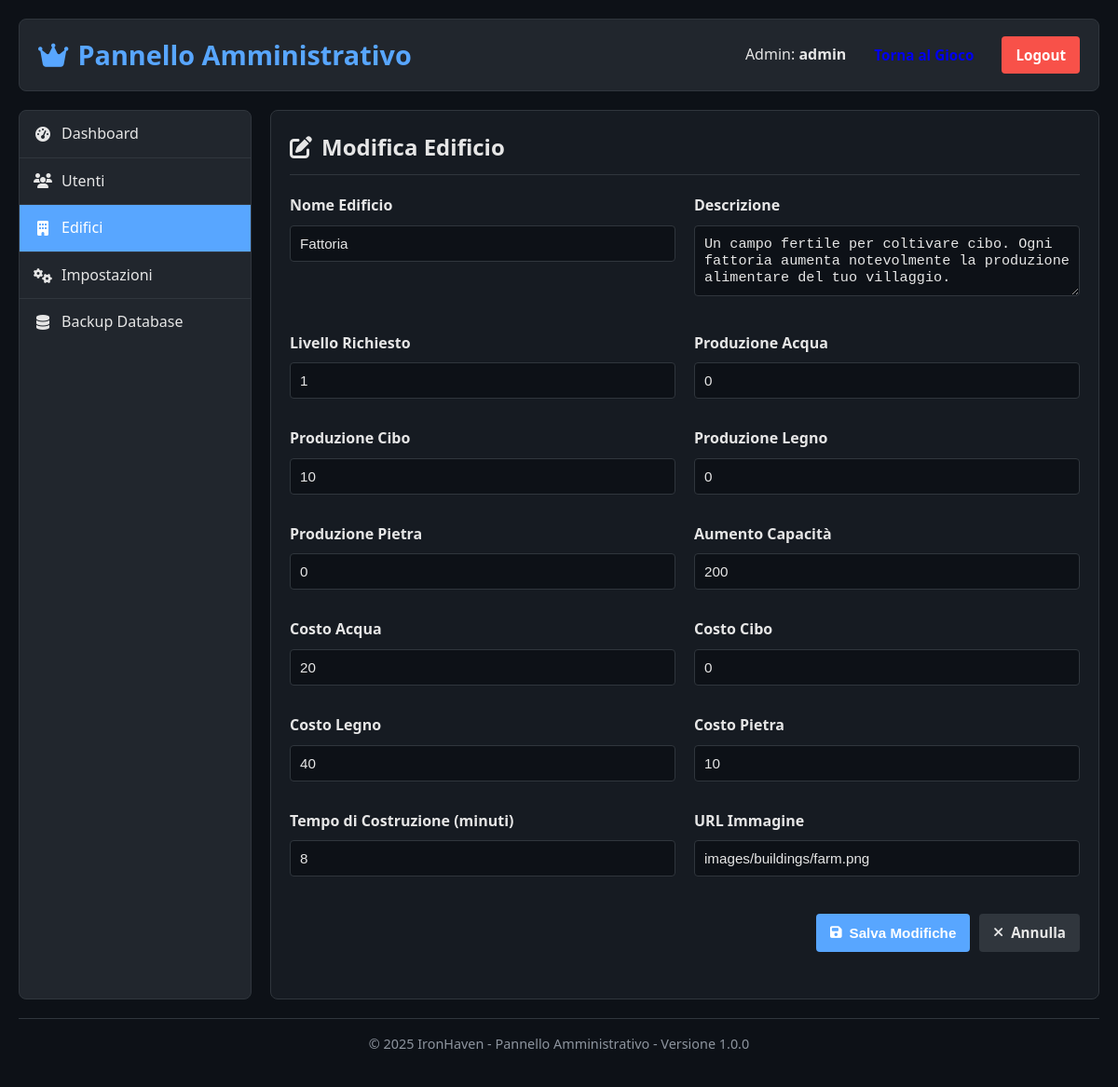
/admin.php?action=edit_building&id=2 (signed in), run on the app's committed database.
### tables this page shows
CREATE TABLE building_types (
    building_type_id INT AUTO_INCREMENT PRIMARY KEY,
    name VARCHAR(50) NOT NULL,
    description TEXT,
    level_required INT DEFAULT 1,
    water_production INT DEFAULT 0,
    food_production INT DEFAULT 0,
    wood_production INT DEFAULT 0,
    stone_production INT DEFAULT 0,
    capacity_increase INT DEFAULT 0,
    water_cost INT DEFAULT 0,
    food_cost INT DEFAULT 0,
    wood_cost INT DEFAULT 0,
    stone_cost INT DEFAULT 0,
    build_time_minutes INT DEFAULT 10,
    upgrade_cost_multiplier FLOAT DEFAULT 1.5,
    max_level INT DEFAULT 5,
    image_url VARCHAR(255)
);

### admin.php (the view, shortened to what this page needs)
<?php
$username = $_SESSION['username'] ?? null;
$action = $_GET['action'] ?? 'dashboard';
$stats = [];
$building_to_edit = null;
switch ($action) {
    case 'edit_building':
        if (isset($_GET['id']) && is_numeric($_GET['id'])) {
            $building_id = (int) $_GET['id'];
            try {
                $pdo = db_connect();
                $stmt = $pdo->prepare('SELECT * FROM building_types WHERE building_type_id = ?');
                $stmt->execute([$building_id]);
                $building_to_edit = $stmt->fetch(PDO::FETCH_ASSOC);
            } catch (PDOException $e) {
                $error = "Errore nel recupero dei dati dell'edificio: " . $e->getMessage();
            }
        }
        break;
}
?>
<!DOCTYPE html>
<html lang="it">
<head>
    <link rel="stylesheet" href="https://cdnjs.cloudflare.com/ajax/libs/font-awesome/6.5.1/css/all.min.css">
    <link rel="stylesheet" href="css/style.css">
    <link rel="stylesheet" href="css/admin.css">
</head>
<body>
    <div class="admin-container">
        <header class="admin-header">
            <h1><i class="fas fa-crown"></i> Pannello Amministrativo</h1>
            <div class="admin-user-info">
                <span class="welcome">Admin: <strong><?php echo htmlspecialchars($username); ?></strong></span>
                <a href="index.php" class="admin-btn">Torna al Gioco</a>
                <a href="#" class="admin-btn logout-btn" id="logout-btn">Logout</a>
            </div>
        </header>
        <div class="admin-content">
            <div class="admin-sidebar">
                <ul class="admin-menu">
                    <li class="<?php echo $action === 'dashboard' ? 'active' : ''; ?>">
                        <a href="admin.php?action=dashboard"><i class="fas fa-tachometer-alt"></i> Dashboard</a>
                    </li>
                    <li class="<?php echo $action === 'users' ? 'active' : ''; ?>">
                        <a href="admin.php?action=users"><i class="fas fa-users"></i> Utenti</a>
                    </li>
                    <li class="<?php echo $action === 'buildings' || $action === 'edit_building' ? 'active' : ''; ?>">
                        <a href="admin.php?action=buildings"><i class="fas fa-building"></i> Edifici</a>
                    </li>
                    <li class="<?php echo $action === 'settings' ? 'active' : ''; ?>">
                        <a href="admin.php?action=settings"><i class="fas fa-cogs"></i> Impostazioni</a>
                    </li>
                    <li>
                        <a href="admin.php?action=backup"><i class="fas fa-database"></i> Backup Database</a>
                    </li>
                </ul>
            </div>
            <div class="admin-main">
                <?php if ($action === 'dashboard'): ?>
                <div class="admin-section">
                    <h2><i class="fas fa-tachometer-alt"></i> Dashboard</h2>
                    <div class="stats-grid">
                        <div class="stat-card">
                            <div class="stat-icon"><i class="fas fa-users"></i></div>
                            <div class="stat-value"><?php echo $stats['total_users']; ?></div>
                            <div class="stat-label">Utenti Totali</div>
                        </div>
                        <div class="stat-card">
                            <div class="stat-icon"><i class="fas fa-user-clock"></i></div>
                            <div class="stat-value"><?php echo $stats['active_users']; ?></div>
                            <div class="stat-label">Utenti Attivi (7 giorni)</div>
                        </div>
                        <div class="stat-card">
                            <div class="stat-icon"><i class="fas fa-building"></i></div>
                            <div class="stat-value"><?php echo $stats['total_buildings']; ?></div>
                            <div class="stat-label">Edifici Costruiti</div>
                        </div>
                        <div class="stat-card">
                            <div class="stat-icon"><i class="fas fa-chart-line"></i></div>
                            <div class="stat-value"><?php echo number_format($stats['avg_buildings'], 1); ?></div>
                            <div class="stat-label">Media Edifici/Utente</div>
                        </div>
                        <div class="stat-card">
                            <div class="stat-icon"><i class="fas fa-star"></i></div>
                            <div class="stat-value"><?php echo number_format($stats['avg_level'], 1); ?></div>
                            <div class="stat-label">Livello Medio</div>
                        </div>
                        <div class="stat-card">
                            <div class="stat-icon"><i class="fas fa-trophy"></i></div>
                            <div class="stat-value"><?php echo isset($stats['top_building']['name']) ? htmlspecialchars($stats['top_building']['name']) : 'N/A'; ?></div>
                            <div class="stat-label">Edificio Più Popolare</div>
                        </div>
                    </div>
                    <div class="admin-quick-links">
                        <h3>Azioni Rapide</h3>
                        <div class="quick-links-grid">
                            <a href="admin.php?action=users" class="quick-link-card">
                                <i class="fas fa-users"></i>
                                <span>Gestisci Utenti</span>
                            </a>
                            <a href="admin.php?action=buildings" class="quick-link-card">
                                <i class="fas fa-building"></i>
                                <span>Gestisci Edifici</span>
                            </a>
                            <a href="admin.php?action=settings" class="quick-link-card">
                                <i class="fas fa-cogs"></i>
                                <span>Impostazioni</span>
                            </a>
                            <a href="admin.php?action=backup" class="quick-link-card">
                                <i class="fas fa-database"></i>
                                <span>Backup Database</span>
                            </a>
                        </div>
                    </div>
                </div>
                <?php elseif ($action === 'edit_building' && $building_to_edit): ?>
                <div class="admin-section">
                    <h2><i class="fas fa-edit"></i> Modifica Edificio</h2>
                    <form action="admin.php?action=buildings" method="post" class="admin-form">
                        <div class="form-grid">
                            <div class="form-group">
                                <label for="name">Nome Edificio</label>
                                <input type="text" id="name" name="name" value="<?php echo htmlspecialchars($building_to_edit['name']); ?>" required>
                            </div>
                            <div class="form-group">
                                <label for="description">Descrizione</label>
                                <textarea id="description" name="description" rows="3"><?php echo htmlspecialchars($building_to_edit['description']); ?></textarea>
                            </div>
                            <div class="form-group">
                                <label for="level_required">Livello Richiesto</label>
                                <input type="number" id="level_required" name="level_required" min="1" value="<?php echo $building_to_edit['level_required']; ?>" required>
                            </div>
                            <div class="form-group">
                                <label for="water_production">Produzione Acqua</label>
                                <input type="number" id="water_production" name="water_production" min="0" value="<?php echo $building_to_edit['water_production']; ?>" required>
                            </div>
                            <div class="form-group">
                                <label for="food_production">Produzione Cibo</label>
                                <input type="number" id="food_production" name="food_production" min="0" value="<?php echo $building_to_edit['food_production']; ?>" required>
                            </div>
                            <div class="form-group">
                                <label for="wood_production">Produzione Legno</label>
                                <input type="number" id="wood_production" name="wood_production" min="0" value="<?php echo $building_to_edit['wood_production']; ?>" required>
                            </div>
                            <div class="form-group">
                                <label for="stone_production">Produzione Pietra</label>
                                <input type="number" id="stone_production" name="stone_production" min="0" value="<?php echo $building_to_edit['stone_production']; ?>" required>
                            </div>
                            <div class="form-group">
                                <label for="capacity_increase">Aumento Capacità</label>
                                <input type="number" id="capacity_increase" name="capacity_increase" min="0" value="<?php echo $building_to_edit['capacity_increase']; ?>" required>
                            </div>
                            <div class="form-group">
                                <label for="water_cost">Costo Acqua</label>
                                <input type="number" id="water_cost" name="water_cost" min="0" value="<?php echo $building_to_edit['water_cost']; ?>" required>
                            </div>
                            <div class="form-group">
                                <label for="food_cost">Costo Cibo</label>
                                <input type="number" id="food_cost" name="food_cost" min="0" value="<?php echo $building_to_edit['food_cost']; ?>" required>
                            </div>
                            <div class="form-group">
                                <label for="wood_cost">Costo Legno</label>
                                <input type="number" id="wood_cost" name="wood_cost" min="0" value="<?php echo $building_to_edit['wood_cost']; ?>" required>
                            </div>
                            <div class="form-group">
                                <label for="stone_cost">Costo Pietra</label>
                                <input type="number" id="stone_cost" name="stone_cost" min="0" value="<?php echo $building_to_edit['stone_cost']; ?>" required>
                            </div>
                            <div class="form-group">
                                <label for="build_time_minutes">Tempo di Costruzione (minuti)</label>
                                <input type="number" id="build_time_minutes" name="build_time_minutes" min="1" value="<?php echo $building_to_edit['build_time_minutes']; ?>" required>
                            </div>
                            <div class="form-group">
                                <label for="image_url">URL Immagine</label>
                                <input type="text" id="image_url" name="image_url" value="<?php echo htmlspecialchars($building_to_edit['image_url']); ?>">
                            </div>
                        </div>
                        <div class="form-buttons">
                            <button type="submit" name="edit_building" class="admin-btn primary-btn">
                                <i class="fas fa-save"></i> Salva Modifiche
                            </button>
                            <a href="admin.php?action=buildings" class="admin-btn secondary-btn">
                                <i class="fas fa-times"></i> Annulla
                            </a>
                        </div>
                    </form>
                </div>
                <?php endif; ?>
            </div>
        </div>
        <footer class="admin-footer">
            <p>&copy; <?php echo date('Y'); ?> <?php echo SITE_NAME; ?> - Pannello Amministrativo - Versione <?php echo GAME_VERSION; ?></p>
        </footer>
    </div>
</body>
</html>

### data on the page
building_types: name "Fattoria", description "Un campo fertile per coltivare cibo. Ogni fattoria aumenta notevolmente la produzione alimentare del tuo villaggio.", level_required "1", water_production "0", food_production "10", wood_production "0", stone_production "0", capacity_increase "200", water_cost "20", food_cost "0", wood_cost "40", stone_cost "10", build_time_minutes "8", image_url "images/buildings/farm.png"

### other printed values
$username "admin"
SITE_NAME "IronHaven"
GAME_VERSION "1.0.0"
